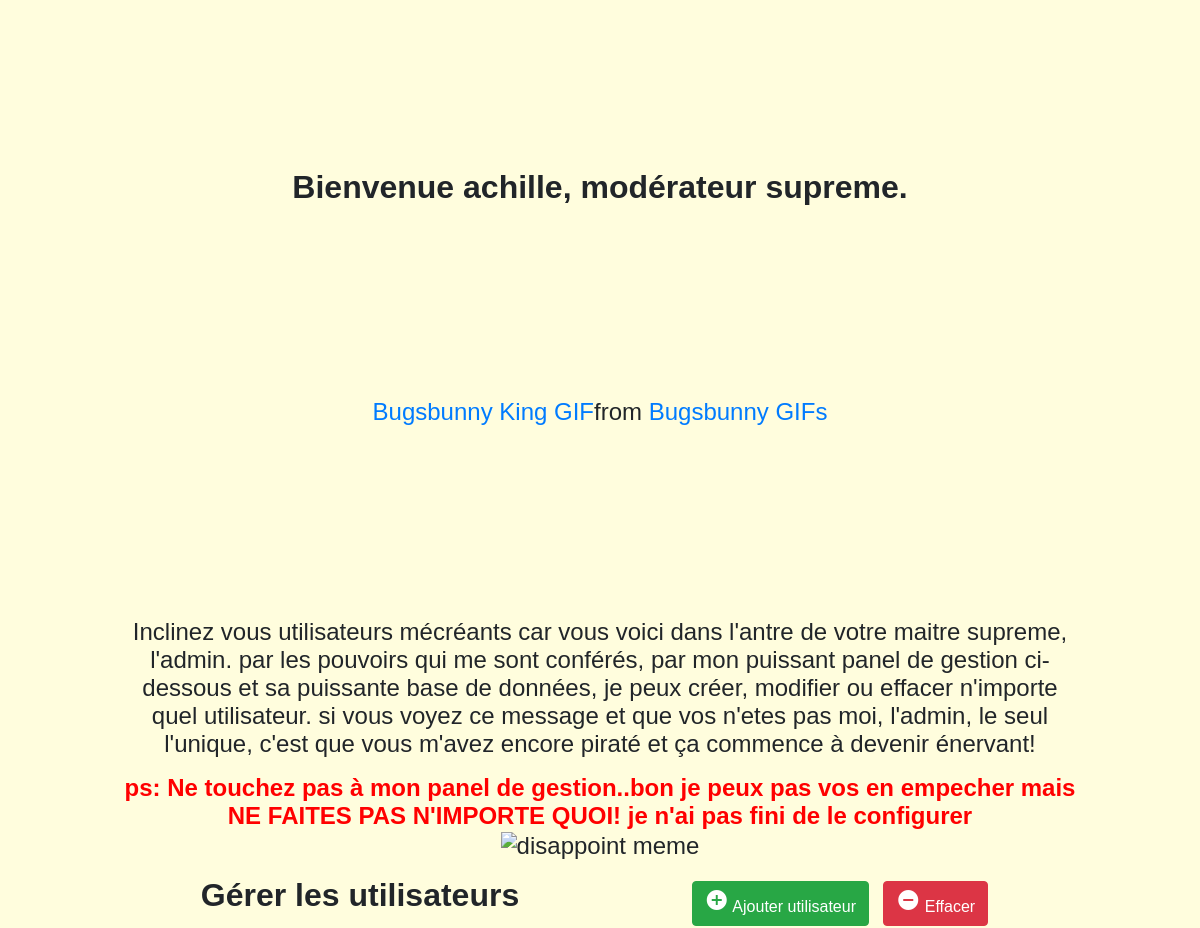
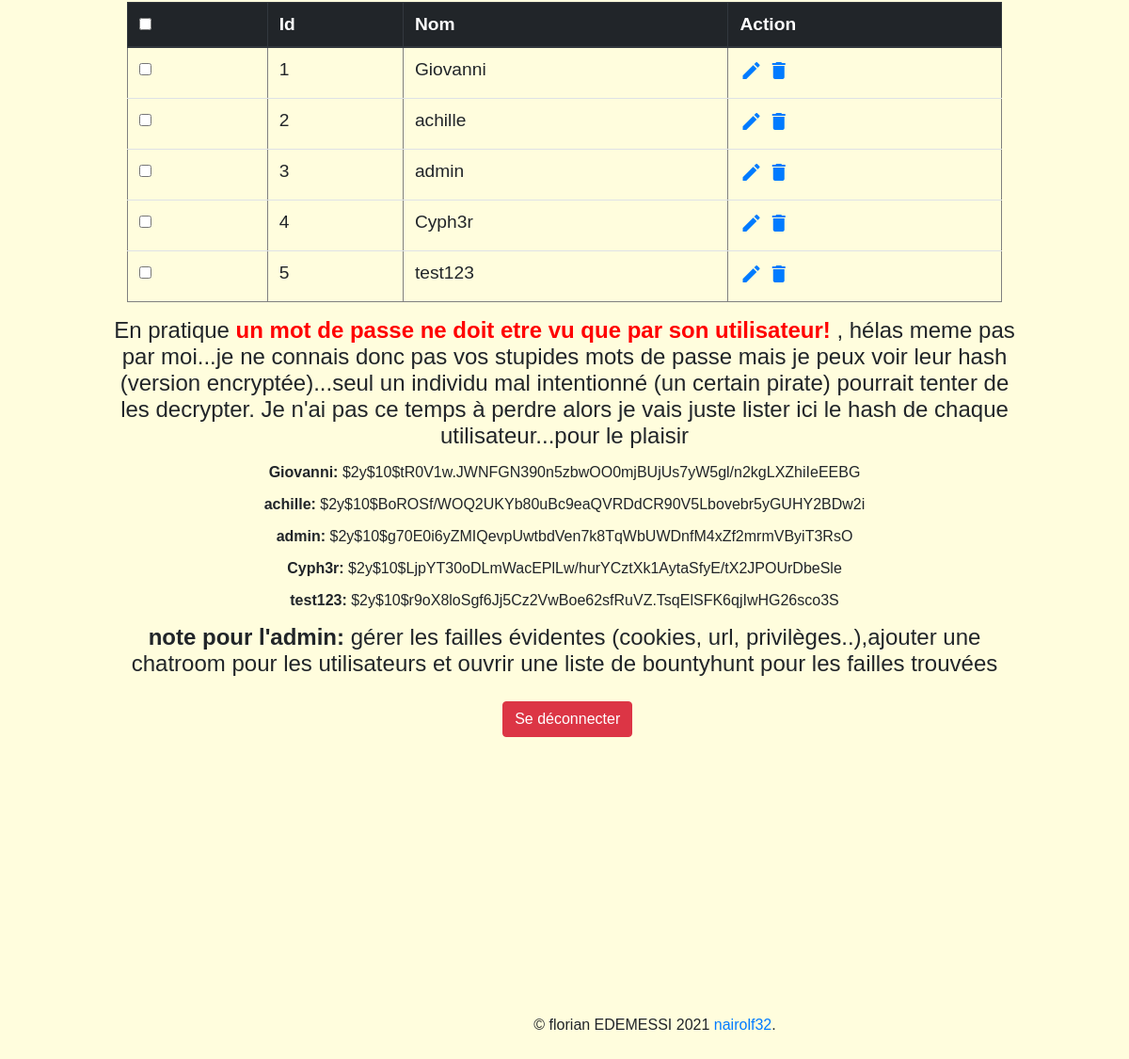
Screenshot of /admin.php (signed in) with the database file from the repository (2 pictures, top to bottom).
### tables this page shows
CREATE TABLE `users` (
  `id` int(11) NOT NULL AUTO_INCREMENT,
  `username` varchar(50) NOT NULL,
  `password` varchar(255) NOT NULL,
  `created_at` datetime DEFAULT current_timestamp(),
  PRIMARY KEY (`id`),
  UNIQUE KEY `username` (`username`)
);

### admin.php (the view, shortened to what this page needs)
<?php
require_once 'config.php';
?>
<!DOCTYPE html>
<html lang="fr">
<head>
    <link rel="stylesheet" href="https://stackpath.bootstrapcdn.com/bootstrap/4.5.2/css/bootstrap.min.css">
	<link rel="stylesheet" href="https://maxcdn.bootstrapcdn.com/font-awesome/4.7.0/css/font-awesome.min.css">
    <link rel="stylesheet" href="https://stackpath.bootstrapcdn.com/bootstrap/4.1.3/css/bootstrap.min.css">
		<link rel="stylesheet" href="style.css?v=<?php echo time(); ?>">
</head>
<body>
    <h2 align="center" class="my-5">Bienvenue <b><?php echo htmlspecialchars($_SESSION["username"]); ?></b>, modérateur supreme.</h2>
    <div align="center" class="tenor-gif-embed" data-postid="4949771" data-share-method="host" data-aspect-ratio="1.37363" data-width="60%"><a href="https://tenor.com/view/bugsbunny-king-gif-4949771">Bugsbunny King GIF</a>from <a href="https://tenor.com/search/bugsbunny-gifs">Bugsbunny GIFs</a></div> <script type="text/javascript" async src="https://tenor.com/embed.js"></script>
    <p align="center">Inclinez vous utilisateurs mécréants car vous voici dans l'antre de votre maitre supreme, l'admin. par les pouvoirs qui me sont conférés, par mon puissant
		panel de gestion ci-dessous et sa puissante base de données, je peux créer, modifier ou effacer n'importe quel utilisateur. si vous voyez ce message et que vos n'etes pas moi,
	l'admin, le seul l'unique, c'est que vous m'avez encore piraté et ça commence à devenir énervant!</p>
	<b style='color:red;'>ps: Ne touchez pas à mon panel de gestion..bon je peux pas vos en empecher mais NE FAITES PAS N'IMPORTE QUOI! je n'ai pas fini de le configurer</b>
<div align="center"> <img src="https://i.kym-cdn.com/entries/icons/original/000/030/359/cover4.jpg" alt="disappoint meme" width="80%"height="80%"/>  </div>
<div align="center" class="container container-fluid">
        <div align="center" class="table-wrapper">
            <div class="table-title">
                <div class="row">
                    <div class="col-sm-6">
						<h2>Gérer les <b>utilisateurs</b></h2>
					</div>
					<div class="col-sm-6">
						<a href="#addUserModal" class="btn btn-success" data-toggle="modal"><i class="material-icons"></i> <span>Ajouter utilisateur</span></a>
						<a href="JavaScript:void(0);" class="btn btn-danger" id="delete_multiple"><i class="material-icons"></i> <span>Effacer</span></a>
					</div>
                </div>
            </div>
            <table class="table"  border="1">
                <thead class="thead-dark">
                    <tr>
						<th scope="col">
							<span class="custom-checkbox">
								<input type="checkbox" id="selectAll">
							</span>
						</th scope="col">
						<th scope="col">Id</th>
                        <th scope="col">Nom</th>
                        <th scope="col">Action</th>
                    </tr>
                </thead>
				<tbody class="table-stripped">
				<?php
				$result = mysqli_query($link,"SELECT * FROM users");
					$i=1;
					while($row = mysqli_fetch_array($result)) {
				?>
				<tr scope="row" id="<?php echo $row["id"]; ?>">
				<td scope="row">
							<span class="custom-checkbox">
								<input type="checkbox" class="user_checkbox" data-user-id="<?php echo $row["id"]; ?>">
							</span>
						</td>
					<td scope="row" class="trow"><?php echo $i; ?></td>
					<td scope="row" class="trow"><?php echo $row["username"]; ?></td>
					<td scope="row" class="trow">
						<a href="#editUserModal" class="edit" data-toggle="modal">
							<i class="material-icons update" data-toggle="tooltip"
							data-id="<?php echo $row["id"]; ?>"
							data-name="<?php echo $row["username"]; ?>"
                            data-password="<?php echo $row["password"]; ?>"
							title="Edit"></i>
						</a>
						<a href="#deleteUserModal" class="delete" data-id="<?php echo $row["id"]; ?>" data-toggle="modal"><i class="material-icons" data-toggle="tooltip"
						title="Delete"></i></a>
                    </td>
				</tr>
				<?php
				$i++;
				}
				?>
				</tbody>
			</table>
        </div>
    </div>
<p align="center">En pratique <b style='color:red;'> un mot de passe ne doit etre vu que par son utilisateur! </b>, hélas meme pas par moi...je ne connais donc pas vos stupides mots de passe
    mais je peux voir leur hash (version encryptée)...seul un individu mal intentionné (un certain pirate) pourrait tenter de les decrypter.
    Je n'ai pas ce temps à perdre alors je vais juste lister ici le hash de chaque utilisateur...pour le plaisir</p>
    <?php
    $result = mysqli_query($link,"SELECT * FROM users");
    while($row = mysqli_fetch_array($result)) {
        ?>
        <div align="center" class = "passlist">
                <p class="pass"><b> <?php echo $row["username"]; ?>:</b>  <?php echo $row["password"]; ?>  </p>
        </div>
        <?php
        } ?>
    <p align="center"><b>note pour l'admin:</b> gérer les failles évidentes (cookies, url, privilèges..),ajouter une chatroom pour les utilisateurs
	et ouvrir une liste de bountyhunt pour les failles trouvées</p>
    <p align="center">
        <a href="logout.php" class="btn btn-danger ml-3">Se déconnecter</a>
    </p>
    <footer> <p class="copyright">&copy; florian EDEMESSI 2021 <a href="https://wa.me/+22967242336">nairolf32</a>.</p> </footer>
</body>
</html>

### style.css (style rules this page uses)
body { font: 1.5rem sans-serif; background-color: #FFFDDD; padding: 10%; text-align: center; }
h2 { font-size: 2rem; font-weight: bold; }
p { font-size: 1.5rem; }
input { max-width: fit-content; }
.copyright { font-size: 1rem; font-weight: italic; margin-left: 20%; margin-top: 30%; text-align: center; }
.tenor-gif-embed { margin: 20%; }
.table-wrapper { font-size: 1.2rem; }
.pass { font-size: 1rem; overflow-wrap: break-word; }
.btn { margin: 1%; width: fit-content; }

### rows the page displays
users: username "Giovanni", password "$2y$10$tR0V1w.JWNFGN390n5zbwOO0mjBUjUs7yW5gl/n2kgLXZhiIeEEBG"
users: username "achille", password "$2y$10$BoROSf/WOQ2UKYb80uBc9eaQVRDdCR90V5Lbovebr5yGUHY2BDw2i"
users: username "admin", password "$2y$10$g70E0i6yZMIQevpUwtbdVen7k8TqWbUWDnfM4xZf2mrmVByiT3RsO"
users: username "Cyph3r", password "$2y$10$LjpYT30oDLmWacEPlLw/hurYCztXk1AytaSfyE/tX2JPOUrDbeSle"
users: username "test123", password "$2y$10$r9oX8loSgf6Jj5Cz2VwBoe62sfRuVZ.TsqElSFK6qjIwHG26sco3S"

### other values shown
$_SESSION["username"] "achille"
